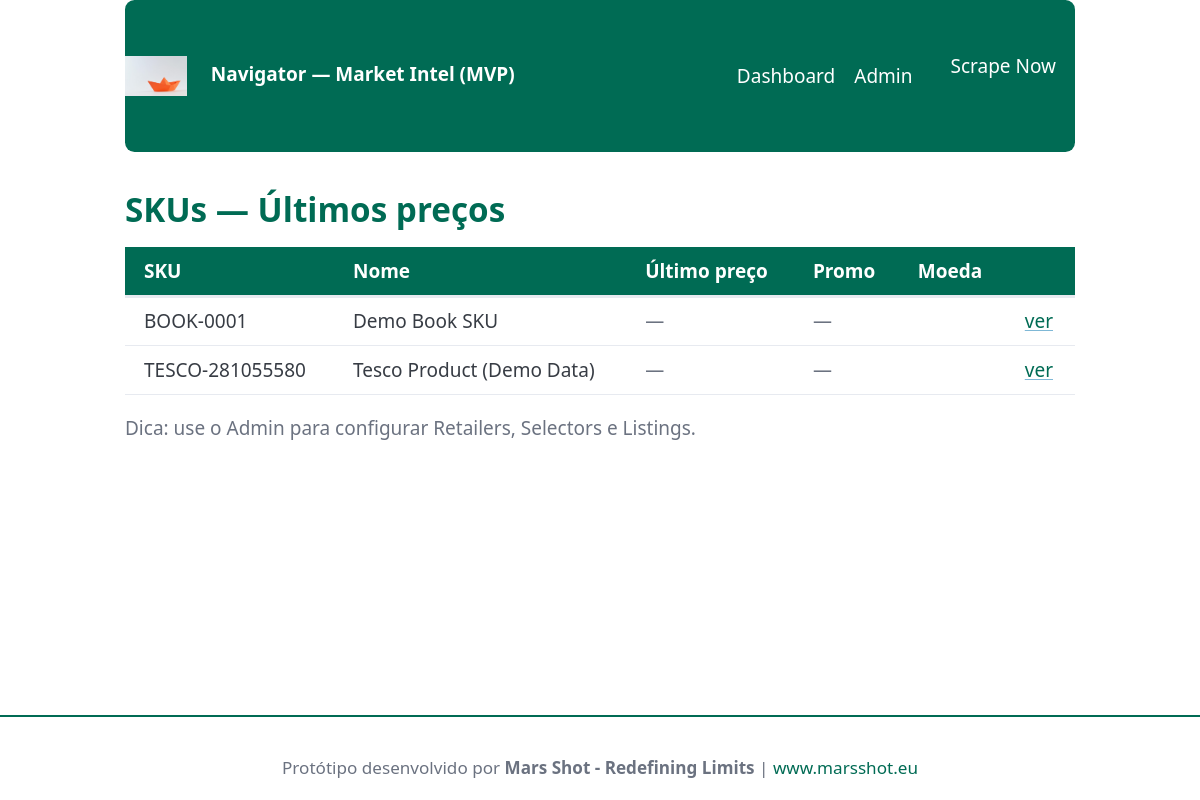
The page / on the database its author committed.
### pricing/models.py (models this page shows, shortened)
class SKU(models.Model):
    code = models.CharField(max_length=100, unique=True)
    name = models.CharField(max_length=255)
    competitor_names = models.TextField(blank=True, help_text="Optional: other names this SKU might appear as.")

### pricing/views.py (the view)
# urls.py: path("", views.home, name="home"),
def home(request):
    skus = SKU.objects.all().order_by("code")
    latest = {}
    for sku in skus:
        pp = PricePoint.objects.filter(sku_listing__sku=sku).order_by("-timestamp").first()
        latest[sku.id] = pp
    return render(request, "pricing/home.html", {"skus": skus, "latest": latest})

### templates/pricing/home.html
{% extends "base.html" %}
{% block content %}
<h2>SKUs — Últimos preços</h2>
<table>
  <thead>
    <tr>
      <th>SKU</th>
      <th>Nome</th>
      <th>Último preço</th>
      <th>Promo</th>
      <th>Moeda</th>
      <th></th>
    </tr>
  </thead>
  <tbody>
  {% for sku in skus %}
    {% with latest_pp=latest%}
    <tr>
      <td>{{ sku.code }}</td>
      <td>{{ sku.name }}</td>
      <td>{% if latest_pp and latest_pp.price %}{{ latest_pp.price }}{% else %}<span class="muted">—</span>{% endif %}</td>
      <td>{% if latest_pp and latest_pp.promo_price %}{{ latest_pp.promo_price }} ({{ latest_pp.promo_text }}){% else %}<span class="muted">—</span>{% endif %}</td>
      <td>{% if latest_pp %}{{ latest_pp.raw_currency }}{% endif %}</td>
      <td><a href="{% url 'sku_detail' sku.id %}">ver</a></td>
    </tr>
    {% endwith %}
  {% endfor %}
  </tbody>
</table>
<p class="muted">Dica: use o Admin para configurar Retailers, Selectors e Listings.</p>
{% endblock %}

### templates/base.html (style rules this page uses)
:root { --navigator-green: #006B54; --navigator-white: #ffffff; --navigator-black: #2c2c2c; --navigator-grey: #6b7280; }
body { background-color: var(--navigator-white); color: var(--navigator-black); }
h1, h2, h3, h4, h5, h6 { color: var(--navigator-green); }
table th { background-color: var(--navigator-green); color: var(--navigator-white); }
table tr:nth-child(even) { background-color: #f8f9fa; }
.muted { color: var(--navigator-grey); }
a { color: var(--navigator-green); }
html, body { height: 100%; }

### rows shown on the page
SKU: code "BOOK-0001", name "Demo Book SKU"
SKU: code "TESCO-281055580", name "Tesco Product (Demo Data)"
